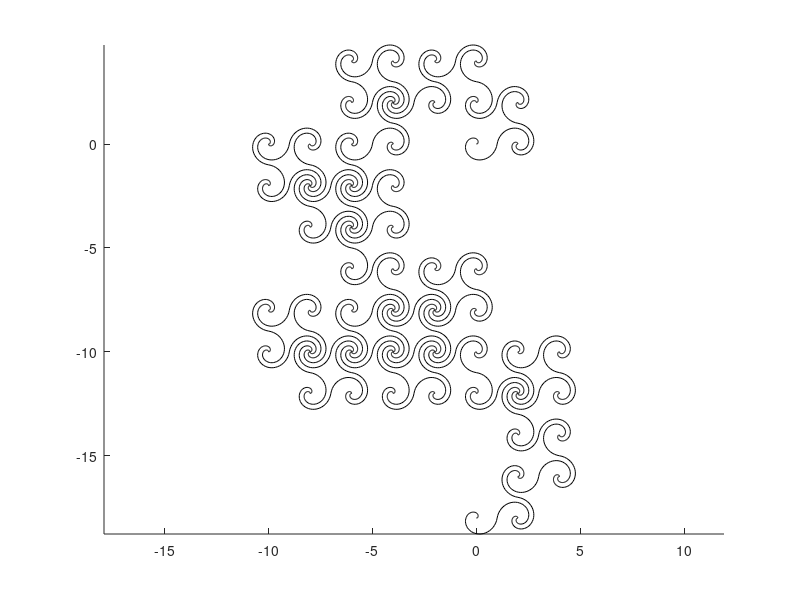

This figure's MATLAB source:
%dragon curve
dvec=[1];
rough=[];
len_dvec=1;
iters=5;  %dont exceed 12
for loop_count=1:iters
    len_dvec=length(dvec);
    rough=dvec;
    rough(len_dvec*0.5+0.5)=0;
    dvec=[dvec 1 rough];
end

x=0;y=0;
len_dvec=length(dvec);
theta=0;

phi=linspace(0,2*pi,50);
[sx,sy]=pol2cart(phi,phi);
sx=(sx-2*pi)/(2*pi);
sx=[sx -fliplr(sx)]+1;
sy=[sy -fliplr(sy)]/(2*pi);

%line(sx,sy)
[sphi,rho]=cart2pol((sx)',(sy)');

x1=0;y1=0;x=0;y=0;
x_arr=zeros(100*len_dvec,1);
y_arr=zeros(100*len_dvec,1);
n=1;
for k=1:100:len_dvec*100
    if dvec(n)==1
        [x1,y1]=pol2cart(sphi+theta,rho);
        x_arr(k:k+99,1)=x+x1;
        y_arr(k:k+99,1)=y+y1;
        x=x+x1(100,1);y=y+y1(100,1);
        theta=theta+pi/2;
        
    else
        [x1,y1]=pol2cart(sphi+theta,rho);
        x_arr(k:k+99,1)=x+x1;
        y_arr(k:k+99,1)=y+y1;
        x=x+x1(100,1);y=y+y1(100,1);
        theta=theta-pi/2;
        
    end
    n=n+1;
end

choice=1;
if choice
    line(x_arr,y_arr,'color','k'),axis equal on
else
    cmap=makeColorMap([0.6 0.6 0.1],[0.6 0.3 0.8],[0 0 0],500);
    
    for n=1:100:length(x_arr)
        line(x_arr(n:n+99),y_arr(n:n+99),'color',cmap(mod(n,500)+1,:));
    end
    axis off equal
    
end
